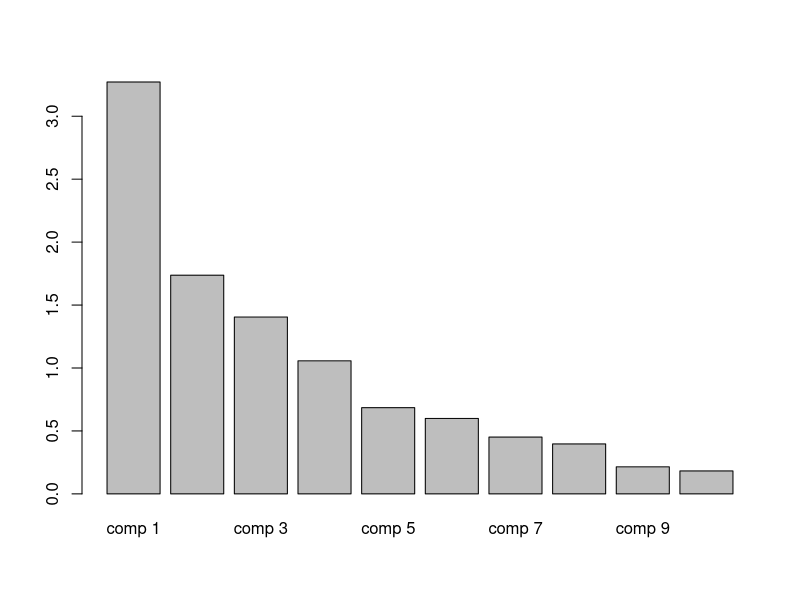
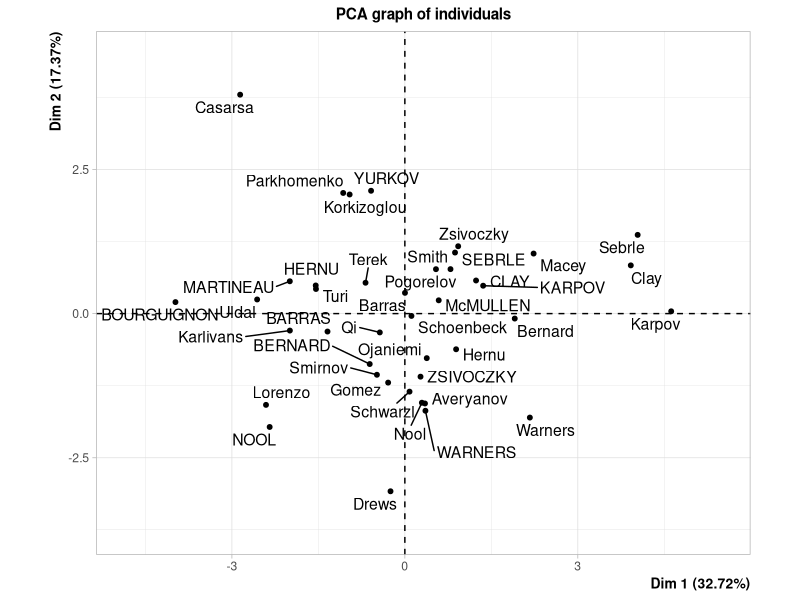
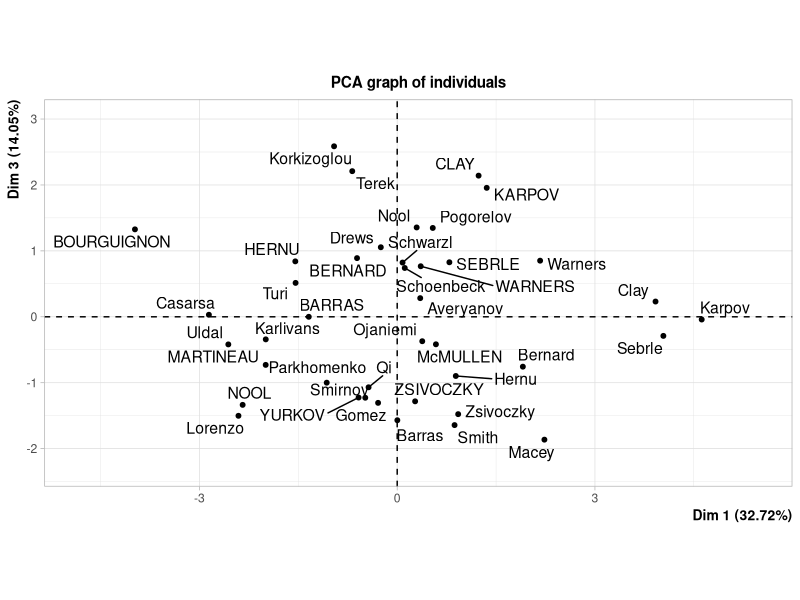
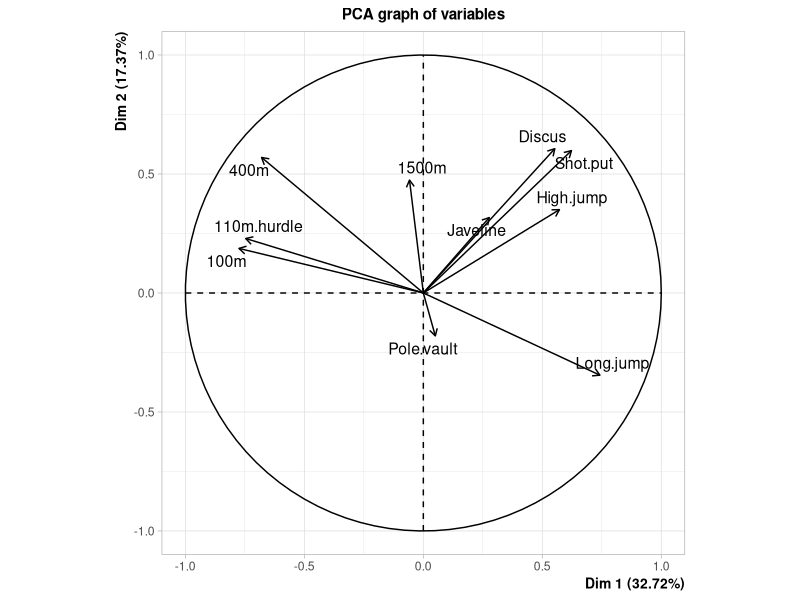
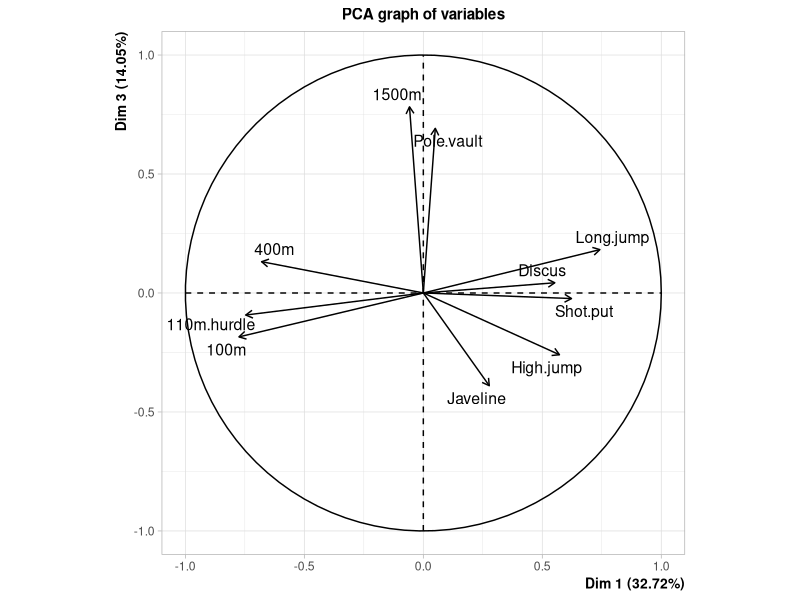

The R script that drew these images, in order:
## ---- chunk 1
knitr::opts_chunk$set(comment = NA)
## ---- chunk 2
library(FactoMineR)
data(decathlon)
## ---- chunk 3
knitr::kable(head(decathlon, 10))
## ---- chunk 4
acp = PCA(decathlon[,1:10], graph = FALSE)
## ---- chunk 5
names(acp)
## ---- chunk 6
acp$eig
## ---- chunk 7
barplot(acp$eig[,1])
## ---- chunk 8
plot(acp)
## ---- chunk 9
plot(acp, axes = c(1, 3))
## ---- chunk 10
plot(acp, choix = "var")
## ---- chunk 11
plot(acp, axes = c(1, 3), choix = "var")
## ---- chunk 12
acp$ind$contrib
## ---- chunk 13
acp$ind$cos2
## ---- chunk 14
acp$var$contrib
## ---- chunk 15
acp$var$cos2
